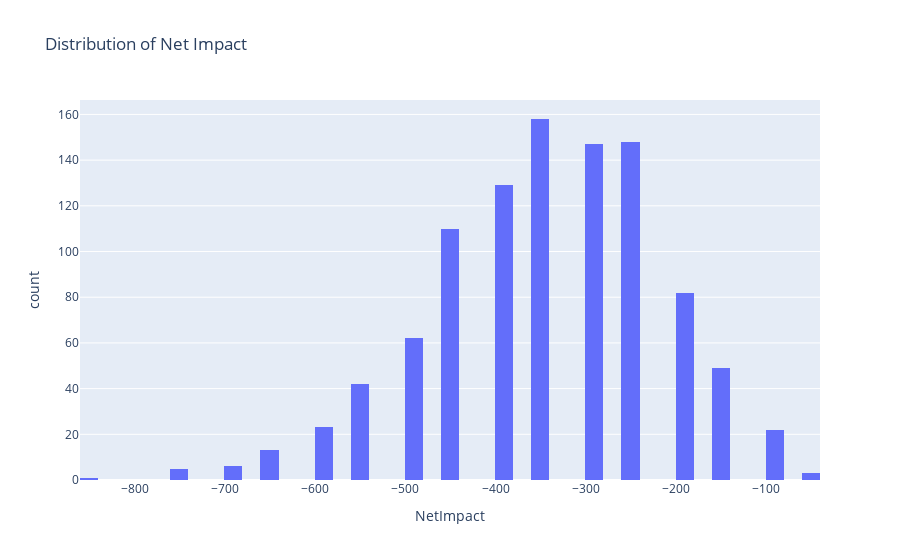

Write notebook code for a chart like this one.
### Markdown cell above
### 8b. Interactive Plotly Impact Distribution

### Code cell
impact_df = pd.DataFrame({'Simulation': range(1000), 'NetImpact': impacts})
fig = px.histogram(impact_df, x='NetImpact', nbins=50, title='Distribution of Net Impact')
fig.show()

### Figure 1 — Plotly figure (JSON) as saved in the notebook; plotly's stock layout.template omitted (floating-point values rounded to 4 significant figures; data arrays with more than 128 entries replaced by an {"elided": "..."} marker saying what was removed)
{"data": [{"bingroup": "x", "hovertemplate": "NetImpact=%{x}<br>count=%{y}<extra></extra>", "legendgroup": "", "marker": {"color": "#636efa", "pattern": {"shape": ""}}, "name": "", "nbinsx": 50, "orientation": "v", "showlegend": false, "type": "histogram", "x": {"elided": "1000 int values"}, "xaxis": "x", "yaxis": "y"}], "layout": {"barmode": "relative", "legend": {"tracegroupgap": 0}, "title": {"text": "Distribution of Net Impact"}, "xaxis": {"anchor": "y", "domain": [0, 1], "title": {"text": "NetImpact"}}, "yaxis": {"anchor": "x", "domain": [0, 1], "title": {"text": "count"}}}}
